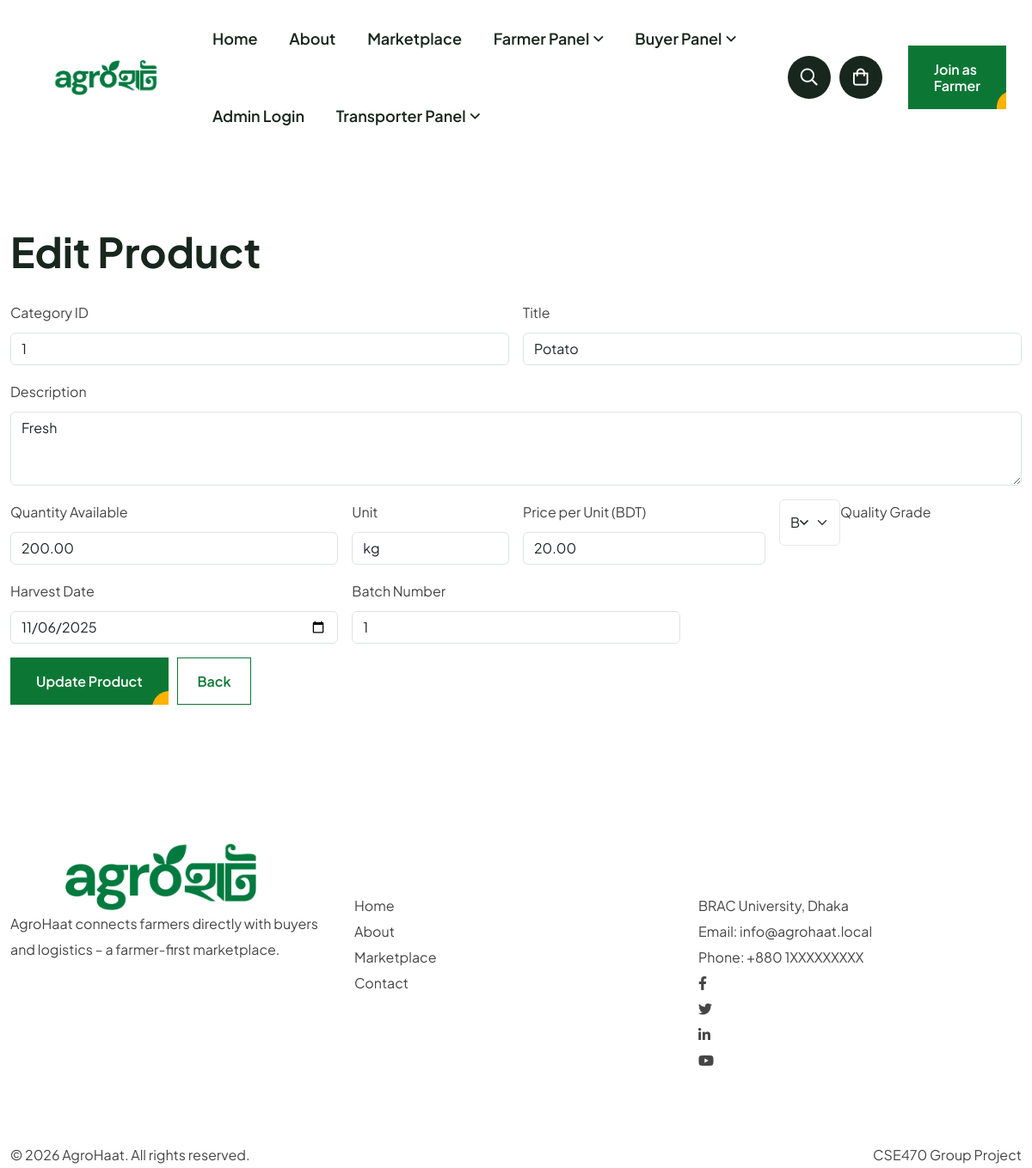
Screenshot of /public/farmer/product_edit.php?id=9 (signed in) with the database file from the repository.
### tables this page shows
CREATE TABLE `products` (
  `product_id` bigint(20) NOT NULL,
  `farmer_id` bigint(20) NOT NULL,
  `category_id` int(11) NOT NULL,
  `title` varchar(150) NOT NULL,
  `description` text DEFAULT NULL,
  `image_url` varchar(255) DEFAULT NULL,
  `quantity_available` decimal(10,2) NOT NULL,
  `unit` varchar(10) DEFAULT 'KG',
  `price_per_unit` decimal(10,2) NOT NULL,
  `quality_grade` enum('A','B','C','EXPORT_QUALITY') DEFAULT 'A',
  `harvest_date` date NOT NULL,
  `batch_number` varchar(50) DEFAULT NULL,
  `trace_id` varchar(64) NOT NULL,
  `qr_code_url` varchar(255) DEFAULT NULL,
  `status` enum('PENDING','ACTIVE','INACTIVE','SOLD_OUT','HIDDEN') DEFAULT 'PENDING',
  `is_deleted` tinyint(1) DEFAULT 0,
  `created_at` timestamp NOT NULL DEFAULT current_timestamp(),
  `updated_at` timestamp NOT NULL DEFAULT current_timestamp() ON UPDATE current_timestamp()
);

### controllers/ProductController.php (called while the page is built, shortened)
<?php
require_once __DIR__ . '/../models/Product.php';
class ProductController {
    private $model;
    public function __construct($pdo) {
        $this->model = new Product($pdo);
    }
    public function getProductForFarmer($farmer_id, $product_id) {
        return $this->model->find($product_id, $farmer_id);
    }
}

### models/Product.php (called while the page is built, shortened)
<?php
class Product {
    private $pdo;
    public function __construct($pdo) {
        $this->pdo = $pdo;
    }
    public function find($product_id, $farmer_id) {
        $sql = "SELECT * FROM products WHERE product_id = :pid AND farmer_id = :fid AND is_deleted = 0";
        $stmt = $this->pdo->prepare($sql);
        $stmt->execute([
            ':pid' => $product_id,
            ':fid' => $farmer_id
        ]);
        return $stmt->fetch(PDO::FETCH_ASSOC);
    }
}

### config/config.php (called while the page is built, shortened)
<?php
$BASE_URL = 'http://localhost/Agrohaat/public/';

### public/farmer/product_edit.php (the view, shortened to what this page needs)
<?php
require_once '../../config/config.php';
require_once '../../controllers/ProductController.php';
$productId   = (int) $_GET['id'];
$controller  = new ProductController($pdo);
$product     = $controller->getProductForFarmer($_SESSION['user_id'], $productId);
include '../../includes/header.php';
?>
<section class="pt-80 pb-80">
    <div class="container">
        <h2 class="mb-4">Edit Product</h2>
        <form action="" method="post" class="row g-3">
            <div class="col-md-6">
                <label class="form-label">Category ID</label>
                <input type="number" name="category_id" class="form-control" required
                       value="<?= htmlspecialchars($product['category_id']) ?>">
            </div>
            <div class="col-md-6">
                <label class="form-label">Title</label>
                <input type="text" name="title" class="form-control" required
                       value="<?= htmlspecialchars($product['title']) ?>">
            </div>
            <div class="col-12">
                <label class="form-label">Description</label>
                <textarea name="description" class="form-control" rows="3" required><?= htmlspecialchars($product['description']) ?></textarea>
            </div>
            <div class="col-md-4">
                <label class="form-label">Quantity Available</label>
                <input type="number" step="0.01" name="quantity_available" class="form-control" required
                       value="<?= htmlspecialchars($product['quantity_available']) ?>">
            </div>
            <div class="col-md-2">
                <label class="form-label">Unit</label>
                <input type="text" name="unit" class="form-control" required
                       value="<?= htmlspecialchars($product['unit']) ?>">
            </div>
            <div class="col-md-3">
                <label class="form-label">Price per Unit (BDT)</label>
                <input type="number" step="0.01" name="price_per_unit" class="form-control" required
                       value="<?= htmlspecialchars($product['price_per_unit']) ?>">
            </div>
            <div class="col-md-3">
                <label class="form-label">Quality Grade</label>
            </div>
            <div class="col-md-4">
                <label class="form-label">Harvest Date</label>
                <input type="date" name="harvest_date" class="form-control" required
                       value="<?= htmlspecialchars($product['harvest_date']) ?>">
            </div>
            <div class="col-md-4">
                <label class="form-label">Batch Number</label>
                <input type="text" name="batch_number" class="form-control" required
                       value="<?= htmlspecialchars($product['batch_number']) ?>">
            </div>
            <div class="col-12">
                <button type="submit" class="theme-btn style-one">Update Product</button>
                <a href="<?= $BASE_URL ?>farmer/products.php" class="theme-btn style-two ms-2">Back</a>
            </div>
        </form>
    </div>
</section>
<?php include '../../includes/footer.php'; ?>

### public/assets/css/spacings.css (style rules this page uses)
.pt-80 { padding-top: 80px; }
.pb-80 { padding-bottom: 80px; }

### public/assets/css/common-style.css (style rules this page uses)
:root { --primary-color: #0C7735; --secondary-color: #FFB200; --heading-color: #18271E; --primary-black-color: #051B0D; --black-dark-color: #0E1712; --gray-color: #F8F7F0; --white-color: #ffffff; --text-color: #454545; --border-color: #DDDDDD; --rating-color: #FF9F1A; --accent-font:"Handlee", cursive; --body-font: "Plus Jakarta Sans", sans-serif; }
html { font-size: 100%; }
* { margin: 0; padding: 0; -webkit-box-sizing: border-box; box-sizing: border-box; }
a { color: inherit; text-decoration: none; -webkit-transition: all 0.3s ease-out 0s; transition: all 0.3s ease-out 0s; }
i, span, a { display: inline-block; }
h1, h2, h3, h4, h5, h6 { margin: 0px; font-weight: 700; color: var(--heading-color); font-family: var(--body-font); }
h2 { font-size: 48px; line-height: 65px; }
input, textarea { display: inherit; }
button { border: none; }
label { margin-bottom: 0; }
body { font-weight: normal; font-style: normal; font-weight: 400; color: var(--text-color); font-family: var(--body-font); font-size: 16px; line-height: 30px; overflow-x: hidden; }
@media (min-width: 1200px) and (max-width: 1450px) { .container { max-width: 1200px; } }
.theme-btn { display: -webkit-inline-box; display: -ms-inline-flexbox; display: inline-flex; -webkit-box-align: center; -ms-flex-align: center; align-items: center; -webkit-box-pack: center; -ms-flex-pack: center; justify-content: center; font-size: 1rem; font-weight: 600; line-height: 19px; font-family: var(--body-font); -webkit-transition: all 0.3s; transition: all 0.3s; }
.theme-btn.style-one { position: relative; z-index: 1; background-color: var(--primary-color); color: var(--white-color); overflow: hidden; padding: 18px 30px; }
.theme-btn.style-one:after { position: absolute; content: ""; bottom: -70%; right: -90%; width: 100%; height: 100%; background-color: var(--secondary-color); border-radius: 20px 20px 0 0; z-index: -1; -webkit-transition: all 0.3s; transition: all 0.3s; }
.theme-btn.style-two { padding: 17px 22px; border: 1px solid var(--primary-color); color: var(--primary-color); }

### rows the page displays
products: category_id "1", title "Potato", description "Fresh", quantity_available "200.00", unit "kg", price_per_unit "20.00", harvest_date "11/06/2025", batch_number "1"
